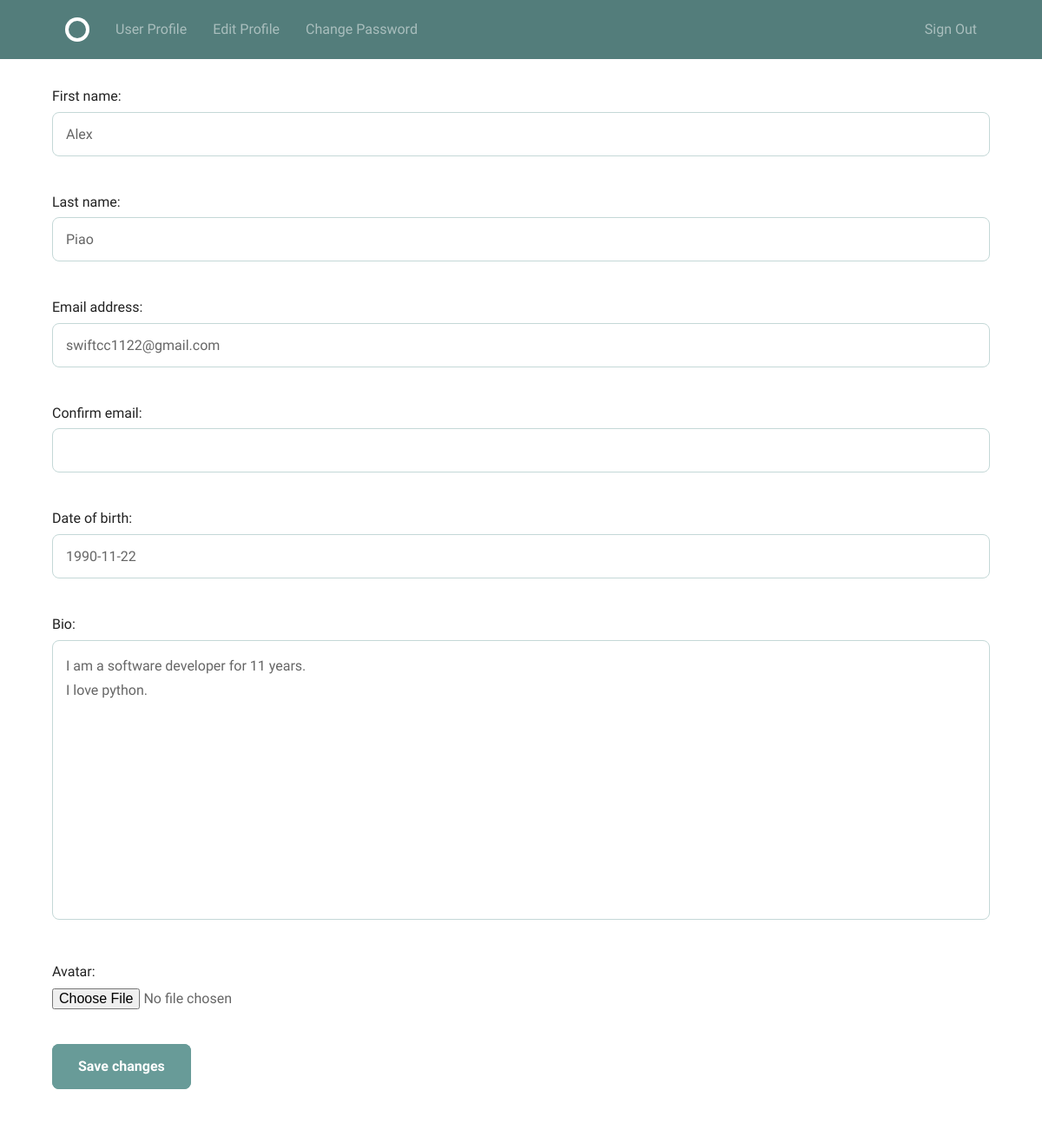
The page /accounts/profile/edit (signed in) on the database as committed earlier.
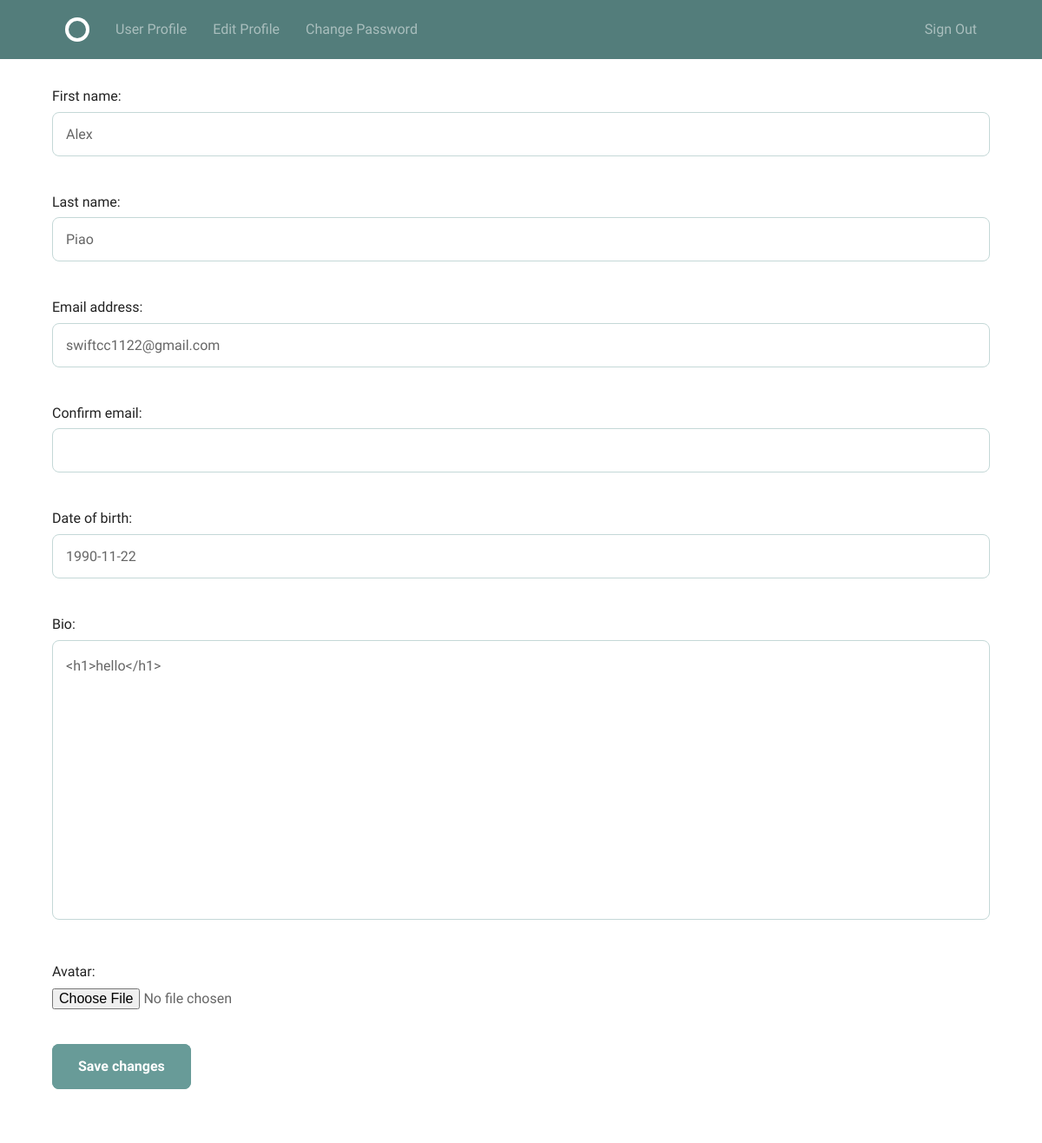
The same page on the database as committed later.
### accounts/models.py (models this page shows, shortened)
class Profile(models.Model):
    user = models.OneToOneField(User, on_delete=models.CASCADE)
    bio = models.TextField(max_length=500, blank=True)
    date_of_birth = models.DateField(null=True, blank=True)
    avatar = models.ImageField(upload_to='avatars/', blank=True)

### accounts/views.py (the view)
# urls.py: url(r'profile/edit$', views.edit_profile, name='edit_profile'),
@login_required
@transaction.atomic
def edit_profile(request):
    if request.method == 'POST':
        user_form = UserForm(request.POST, instance=request.user)
        profile_form = ProfileForm(request.POST, request.FILES, instance=request.user.profile)
        if user_form.is_valid() and profile_form.is_valid():
            user_form.save()
            profile_form.save()
            messages.success(request, _('Your profile was successfully updated!'))
            return redirect('accounts:show_profile')
        else:
            messages.error(request, _('Please correct the error below.'))
    else:
        user_form = UserForm(instance=request.user)
        profile_form = ProfileForm(instance=request.user.profile)
    return render(request, 'accounts/edit_profile.html', {
        'user_form': user_form,
        'profile_form': profile_form
    })

### accounts/forms.py (shortened to what this page needs)
class UserForm(forms.ModelForm):
    class Meta:
        model = User
        fields = ('first_name', 'last_name', 'email')
    confirm_email = forms.EmailField()

class ProfileForm(forms.ModelForm):
    class Meta:
        model = Profile
        fields = ('date_of_birth', 'bio', 'avatar')

### accounts/templates/accounts/edit_profile.html (shortened to what this page needs)
{% extends "layout.html" %}
{% block body %}
<form method="post" action="{% url 'accounts:edit_profile' %}" enctype="multipart/form-data">
  {{ user_form.as_p }}
  {{ profile_form.as_p }}
  <button type="submit" class="button-primary">Save changes</button>
</form>
{% endblock %}

Rows that differ between the two databases and show on the page:
changed Profile: bio "I am a software developer for 11 years. I love python." → "<h1>hello</h1>"
